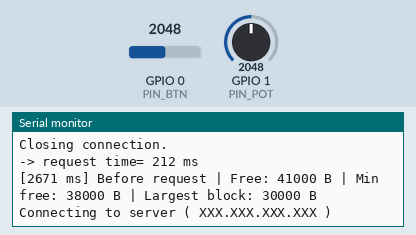
A sketch run on a simulated ESP32. Parts: the last lines printed to the serial monitor. The test bench sets the inputs (shaded band); at power-on: GPIO 0 (PIN_BTN) = 2048, GPIO 1 (PIN_POT) = 2048. WiFi joins after 1.5 s; servers stay silent unless stated.

Above: at 2.8 s.
2.9 s: GPIO 0 (PIN_BTN) set to 60
At 3.09 s:
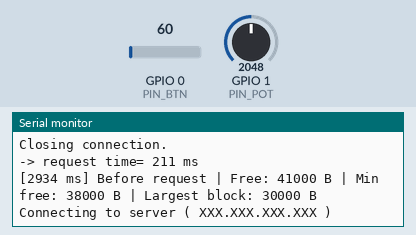
4.4 s: GPIO 0 (PIN_BTN) set to 140
At 4.41 s:
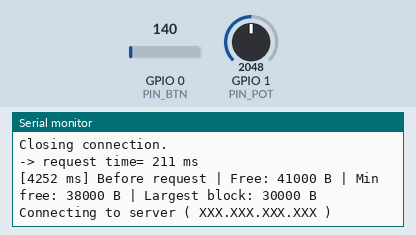
Timing chart, 0 to 7.4 s (numbered marks = the images above; inputs shaded):
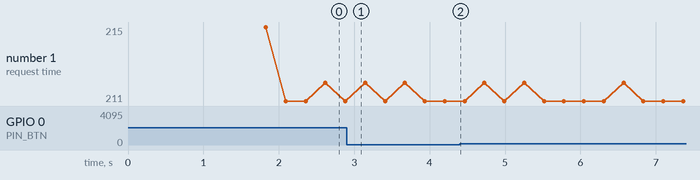

Measured:
- after the input at 2.9 s, the serial monitor: prints a new line at once (image 1)

The sketch:

esp32-wifi.ino
```cpp
/*
 *  === ESP32 WiFi / ChucK test ===
 *
 *  This sketch sends a message to a HTTP server.
 *
 *    It has two use modes (also called "PLAY_MODE"):
 *  - INSTRUMENT: On this mode the board reads the analog data from a potenciometer sends it to the HTTP server. That info
 *  is later sent to a ChucK script via OSC to play a note on Sine Oscilator
 *  - DEBUG_REQUEST: This mode is for DEBUG only. When configured to this mode, the board sends N requests to the HTTP server.
 *  The requests can call 1 out of 3 methods defined on the HTTP server (implemented in the script 'server.py' on the project
 *  directory) and additionally can send a value read from the board's analog pin 4
 */

#include <Arduino.h>
#include <WiFi.h>

#define PIN_BTN 0
#define PIN_POT 1
#define PIN_DEBUG 4

// === Enums
// Play modes (INSTRUMENT - read analog value and send to server/chuck; DEBUG_REQUEST - send N http requests to server)
enum PlayMode {
  INSTRUMENT,
  DEBUG_REQUEST
};

// === Constants
const int BAUD = 115200;

const char *SSID = "ssid";
const char *PASS = "pass";
const char *HOST = "XXX.XXX.XXX.XXX";
const uint16_t PORT = 8000;
const int MAX_NETWORK_CONNECTION_TRIES = 360;
const int NUM_REQUESTS_TOTAL = 10;

const int SETUP_DELAY = 10;  // ms
const int TIME_BETWEEN_CONNECT_TRIES = 500;  // ms
const int TIME_BETWEEN_REQUESTS = 50;  // ms

const int PLAY_MODE = PlayMode::INSTRUMENT;  // THIS FLAG CHANGES CURRENT SCRIPT MODE (INSTRUMENT or DEBUG_REQUEST)

// === Variables
bool isConnectedToNetwork = false;
bool isConnectedToServer = false;
bool stopExecution = false;
NetworkClient client;

// === Functions
// -- Wifi connection
bool connectToNetwork(const char ssid[], const char pass[]) {
  // Set WiFi to station mode and disconnect from an AP if it was previously connected
  WiFi.mode(WIFI_STA);
  WiFi.disconnect();
  delay(100);

  // Connect to Wi-Fi network
  Serial.print("Connecting to "); Serial.println(ssid);
  WiFi.begin(ssid, pass);
  WiFi.setTxPower(WIFI_POWER_8_5dBm);

  // Wait until connection is established, stop if MAX_NETWORK_CONNECTION_TRIES is exceeded
  int retryCount = 0;
  while (WiFi.status() != WL_CONNECTED) {
    if (retryCount > MAX_NETWORK_CONNECTION_TRIES) {
      Serial.print("Unable to connect to "); Serial.println(ssid);
      Serial.println("Please try again");
      return false;
    }

    delay(TIME_BETWEEN_CONNECT_TRIES);
    Serial.print(".");
    retryCount++;
  }

  // Connection successful
  Serial.println("");
  Serial.println("WiFi connected.");
  Serial.print("Device IP address: "); Serial.println(WiFi.localIP());
  return true;
}

void scanNearNetworks() {
  int n = WiFi.scanNetworks();
  Serial.println("scan done");
  if (n == 0) {
      Serial.println("no networks found");
  } else {
    Serial.print(n);
    Serial.println(" networks found");
    for (int i = 0; i < n; ++i) {
      // Print SSID and RSSI for each network found
      Serial.print(i + 1);
      Serial.print(": ");
      Serial.print(WiFi.SSID(i));
      Serial.print(" (");
      Serial.print(WiFi.RSSI(i));
      Serial.print(")");
      Serial.println((WiFi.encryptionType(i) == WIFI_AUTH_OPEN)?" ":"*");
      delay(10);
    }
  }
  Serial.println("");
}

// -- Server connection
bool openConnectionWithServer(const char host[], const uint16_t port) {
  Serial.print("\nConnecting to server ( "); Serial.print(host); Serial.println(" )");

  if (!client.connect(host, port)) {
    Serial.println("Connection failed.");
    return false;
  }

  Serial.println("Connected to server.");
  return true;
}

void closeConnectionWithServer() {
  Serial.println("Closing connection.");
  client.stop();
  isConnectedToServer = false;
}

// -- Http request
void sendRequest(char method[5], char action[20], char parameters[12] = "") {
  printHeap("Before request");

  // -- Open connection w/ server
  isConnectedToServer = openConnectionWithServer(HOST, PORT);
  if (!isConnectedToServer) {
    printHeap("Connection failed");
    return;
  }

  // -- Send request
  char httpRequest[70];
  snprintf(
    httpRequest,
    sizeof(httpRequest),
    "%s %s%s HTTP/1.1\r\n"
    "Host: %s\r\n\r\n",
    method,
    action,
    parameters,
    HOST
  );

  client.print(httpRequest);

  printHeap("After connect");

  // -- Close connection w/ server
  closeConnectionWithServer();
}

// -- Read data
int readAnalogData(int pin) {
  return analogRead(pin);
}

int readPotenciometer(int threshold = 100) {
  return analogRead(PIN_BTN) > threshold ? analogRead(PIN_POT) : -1;
}

// -- Play back modes
void buildParameters(char* buffer, size_t bufferSize, int data) {
  snprintf(
    buffer,
    bufferSize,
    "?value=%d",
    data
  );
}

void instrumentMode() {
  char parameters[12];
  buildParameters(parameters, sizeof(parameters), readPotenciometer());

  int oldTimeStamp = millis();
  sendRequest("GET", "/update_note", parameters);
  int newTimeStamp = millis();
  Serial.print("-> request time= "); Serial.print(newTimeStamp-oldTimeStamp); Serial.println(" ms");
  delay(TIME_BETWEEN_REQUESTS);
}

void requestDebugMode() {
  Serial.print("\nTest started\nSending "); Serial.print(NUM_REQUESTS_TOTAL); Serial.println(" requests to server ...\n");
  for (int i = 0; i < NUM_REQUESTS_TOTAL; i++) {
    Serial.print("====== "); Serial.print("REQUEST Nº"); Serial.println(i+1);

    char parameters[12];
    buildParameters(parameters, sizeof(parameters), readAnalogData(4));
    sendRequest("GET", "/update_note", parameters);

    Serial.println("\n\n");
    delay(TIME_BETWEEN_REQUESTS);
  }
  stopExecution = true;
  Serial.println("\n======   Program execution stopped   ======");
}

void printHeap(const char* label) {
  Serial.printf(
    "[%lu ms] %s | Free: %u B | Min free: %u B | Largest block: %u B\n",
    millis(),
    label,
    ESP.getFreeHeap(),
    ESP.getMinFreeHeap(),
    ESP.getMaxAllocHeap()
  );
}

// === Loops
void setup() {
  Serial.begin(BAUD);
  delay(SETUP_DELAY);

  isConnectedToNetwork = connectToNetwork(SSID, PASS);
}

void loop() {
  if (!isConnectedToNetwork || stopExecution) {
    while(1);
  }

  // -- Connect to Python server and act
  if (PLAY_MODE == PlayMode::INSTRUMENT) {
    instrumentMode();
  } else if (PLAY_MODE == PlayMode::DEBUG_REQUEST) {
    requestDebugMode();
  }
}
```
